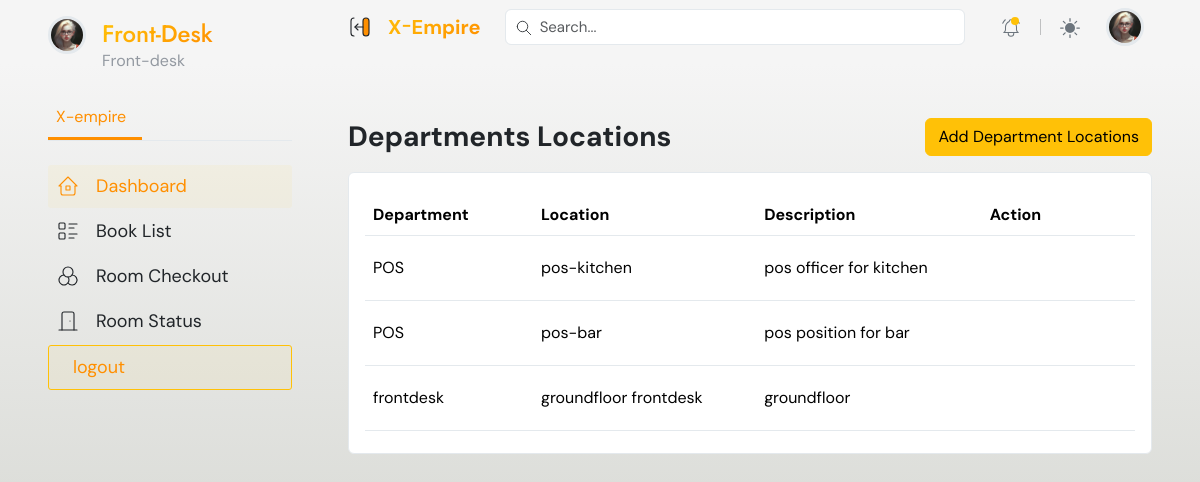
Before: /hrm/departments/locations/ with the older database file.
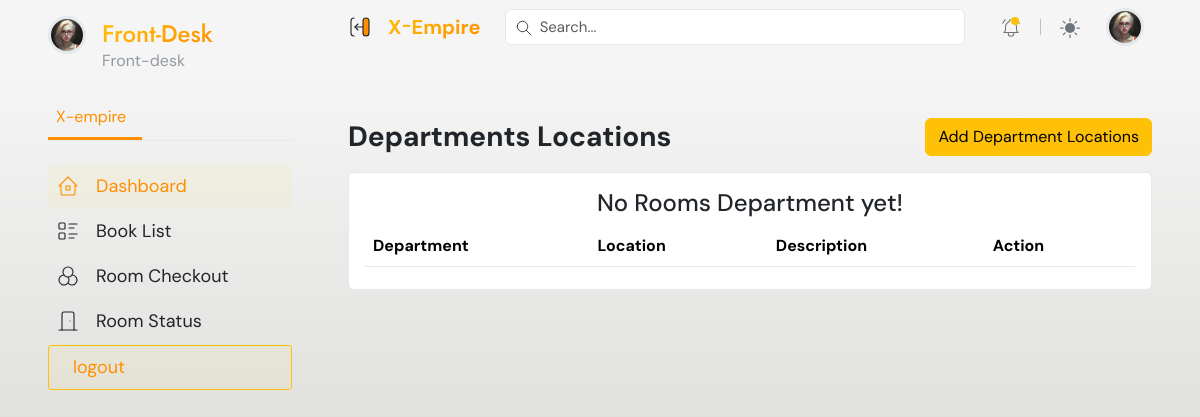
After: the same page with the newer database file.
### hrm/models.py (models this page shows, shortened)
class DepartmentLocation(models.Model):
    department = models.ForeignKey(Department, on_delete=models.CASCADE, related_name='locations')
    name = models.CharField(max_length=100)
    description = models.TextField(blank=True, null=True)
    date_created = models.DateTimeField(auto_now_add=True)
    class Meta:
        unique_together = ('department', 'name')

class Department(models.Model):
    name = models.CharField(max_length=100, unique=True)  # Ensure department name is unique
    slug = models.SlugField(max_length=100, unique=True, blank=True)
    date_created = models.DateTimeField(auto_now_add=True)
    def __str__(self):
        return self.name

### hrm/views.py (the view)
# urls.py: path('departments/locations/', views.department_location_list, name='department_locations'),
def department_location_list(request):
    locations = DepartmentLocation.objects.all()
    form  = DepartmentLocationForm()
    context = {
        'locations': locations,
        'form':form,
        }
    return render(request, 'pages/department_location.html', context)

### hrm/forms.py
class DepartmentLocationForm(forms.ModelForm):
    class Meta:
        model = DepartmentLocation
        fields = ['department', 'name', 'description']
    def __init__(self, *args, **kwargs):
        super(DepartmentLocationForm, self).__init__(*args, **kwargs)
        self.fields['department'].widget.attrs.update({'class': 'form-control', 'placeholder': 'Select Department'})
        self.fields['name'].widget.attrs.update({'class': 'form-control', 'placeholder': 'Enter Location Name'})
        self.fields['description'].widget.attrs.update({'class': 'form-control', 'placeholder': 'Location Description'})

### hrm/templates/pages/department_location.html (shortened to what this page needs)
{% extends 'dashboard_base.html' %}
{% load static %}
{% block content %}
    <main class="container-fluid px-0">
        {% if request.user.is_admin %}
            {% include '../partials/menubars/admin_sidebar.html' %}
        {% elif request.user.is_supervisor %}
            {% include '../partials/menubars/supervisor_sidebar.html' %}
        {% elif request.user.is_account_officer %}
            {% include '../partials/menubars/accounting_sidebar.html' %}
        {% else %}
            {% include '../partials/menubars/frontdesk_sidebar.html' %}
        {% endif %}
        <div class="content">
            {% include '../partials/top_header.html' %}
            <div class="px-xl-5 px-lg-4 px-3 py-3 mt-5 page-body">
                <div class="row g-3">
                    <div class="col-sm-12">
                        <div class="d-flex align-items-center justify-content-between flex-wrap">
                            <h3 class="fw-bold mb-0">  Departments Locations</h3>
                            <div class="col-auto d-flex w-sm-100">
                                <button type="button" class="btn btn-warning" data-bs-toggle="offcanvas" data-bs-target="#add-department" aria-controls="add-department">Add Department Locations</button>
                            </div>
                        </div>
                    </div>
                    <div class="col-sm-12">
                        <div class="card">
                            <div class="card-body">
                                <table class="table dataTable align-middle table-hover table-body" style="width: 100%;">
                                    <thead>
                                        <tr>
                                            <th>Department</th>
                                            <th>Location</th>
                                            <th>Description</th>
                                            <th>Action</th>
                                        </tr>
                                    </thead>
                                    <tbody>
                                        {% if locations %}
                                            {% for location in locations %}
                                                <tr>
                                                    <td>{{ location.department }}</td>
                                                    <td>{{ location.name }}</td>
                                                    <td>{{ location.description }}</td>
                                                    <td>
                                                        <button type="button" class="btn" data-bs-toggle="offcanvas" data-bs-target="#edit-room" aria-controls="edit-room"><i class="fa fa-pencil-square fa-2x"></i></button>
                                                        <a href="#" data-url="{% url 'hrm:department_locations_delete' 0 %}" onclick="deleteLocation(event, {{ location.id }})" class="btn"><i class="fa fa-trash text-danger fa-2x"></i></a>
                                                    </td>
                                                </tr>
                                            {% endfor %}
                                        {% else %}
                                            <div class="text-center">
                                                <h4> No Rooms Department yet! </h4>
                                            </div>
                                        {% endif %}
                                    </tbody>
                                </table>
                            </div>
                        </div>
                    </div>
                </div>
            </div>
            </main>
{% endblock %}

Changed rows visible on the page:
removed DepartmentLocation: department "POS", name "pos-kitchen", description "pos officer for kitchen"
removed DepartmentLocation: department "POS", name "pos-bar", description "pos position for bar"
removed DepartmentLocation: department "frontdesk", name "groundfloor frontdesk", description "groundfloor"
Other visible differences:
text now shown: "No Rooms Department yet!"
